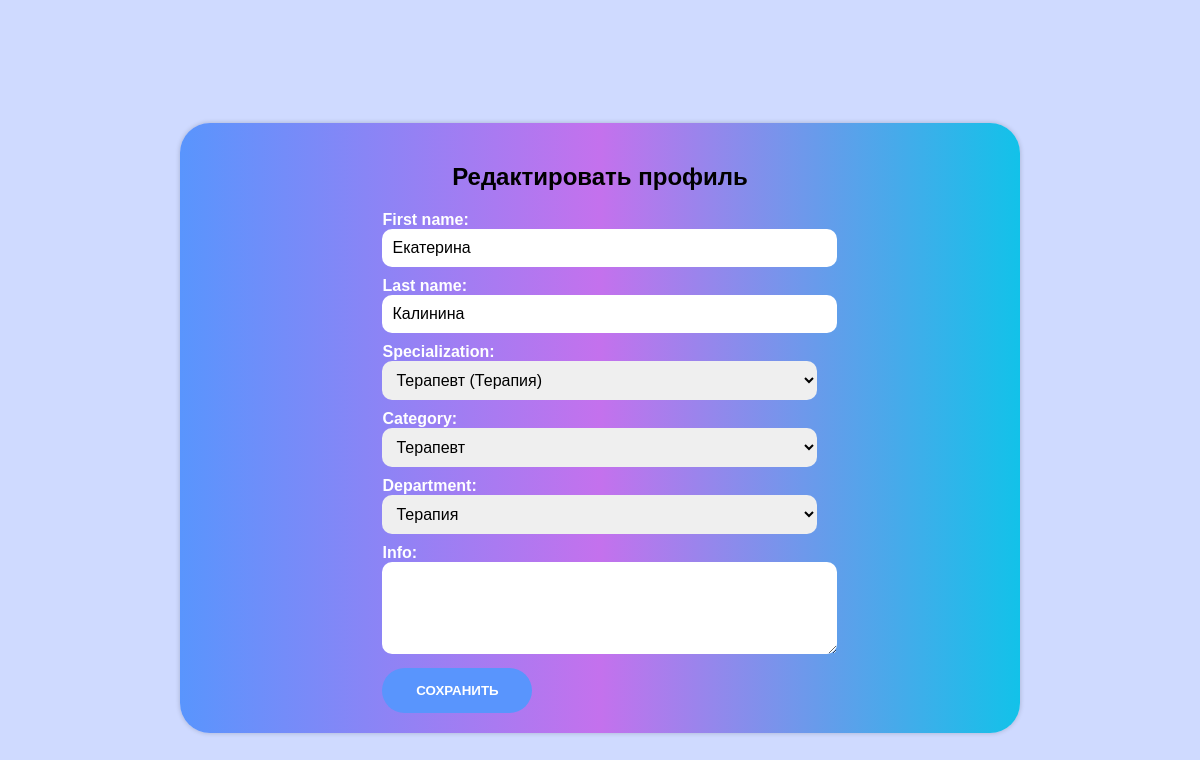
The app's page /doctor/edit/ (signed in) with its own data.
### myapp/models.py (models this page shows, shortened)
class Doctor(models.Model):
    user = models.OneToOneField(User, on_delete=models.CASCADE)
    first_name = models.CharField(max_length=100, blank=True)
    last_name = models.CharField(max_length=100, blank=True)
    specialization = models.ForeignKey(Specialization, on_delete=models.SET_NULL, null=True)
    category = models.ForeignKey(DoctorCategory, on_delete=models.SET_NULL, null=True)
    department = models.ForeignKey(Department, on_delete=models.SET_NULL, null=True)
    info = models.TextField(null=True, blank=True)

### myapp/views.py (the view)
# urls.py: path('doctor/edit/', views.edit_doctor_profile, name='edit_doctor_profile'),
@login_required
def edit_doctor_profile(request):
    doctor = request.user.doctor
    if request.method == 'POST':
        form = DoctorProfileForm(request.POST, instance=doctor)
        if form.is_valid():
            form.save()
            return redirect('profile')
    else:
        form = DoctorProfileForm(instance=doctor)
    return render(request, 'myapp/edit_doctor.html', {'form': form})

### myapp/forms.py
class DoctorProfileForm(forms.ModelForm):
    class Meta:
        model = Doctor
        fields = ['first_name', 'last_name', 'specialization', 'category', 'department', 'info']
        widgets = {
            'specialization': forms.Select(attrs={'class': 'input'}),
            'category': forms.Select(attrs={'class': 'input'}),
            'department': forms.Select(attrs={'class': 'input'}),
            'info': forms.Textarea(attrs={'class': 'input', 'rows': 4}),
        }

### myapp/models.py (called while the page is built)
    def __str__(self):
        return self.name

    def __str__(self):
        return f"{self.name} ({self.department.name})"

    def __str__(self):
        return self.name

### myapp/templates/myapp/edit_doctor.html (shortened to what this page needs)
<!DOCTYPE html>
<html lang="ru">
<head>
</head>
<body>
<div class="card">
    <h2 class="gradienttext">Редактировать профиль</h2>
<form method="POST">
    {% for field in form %}
      <div style="margin-bottom: 10px;">
        {{ field.label_tag }}<br>
        {{ field }}
      </div>
    {% endfor %}
    <button type="submit" class="btn">Сохранить</button>
</form>
</div>
</body>
</html>

### myapp/templates/myapp/edit_doctor.html (style rules this page uses)
body { font-family: Arial, sans-serif; padding: 20px; background: #cfdaff; display: flex; flex-direction: column; justify-content: center; align-items: center; }
html, body { height: 100%; }
.card { display: flex; flex-direction: column; justify-content: center; align-items: center; border-radius: 30px; padding: 20px; box-shadow: 0px 0px 5px rgba(0, 0, 0, 0.2); width: 70%; background: linear-gradient(to right, #5995fd, #c471ed, #12c2e9); }
label { font-weight: bold; color: white; }
input, textarea, select { width: 100%; padding: 10px; border-radius: 10px; border: none; outline: none; font-size: 16px; }
.btn { width: 150px; background-color: #5995fd; border: none; height: 45px; border-radius: 25px; color: #fff; text-transform: uppercase; font-weight: 600; cursor: pointer; transition: 0.5s; }

### records on screen
Doctor: form "Екатерина" "Калинина" "Терапевт (Терапия)" "Терапевт" "Терапия"

### other values on screen
{{ field.label_tag }} "First name:" "Last name:" "Specialization:" "Category:" "Department:" "Info:"
